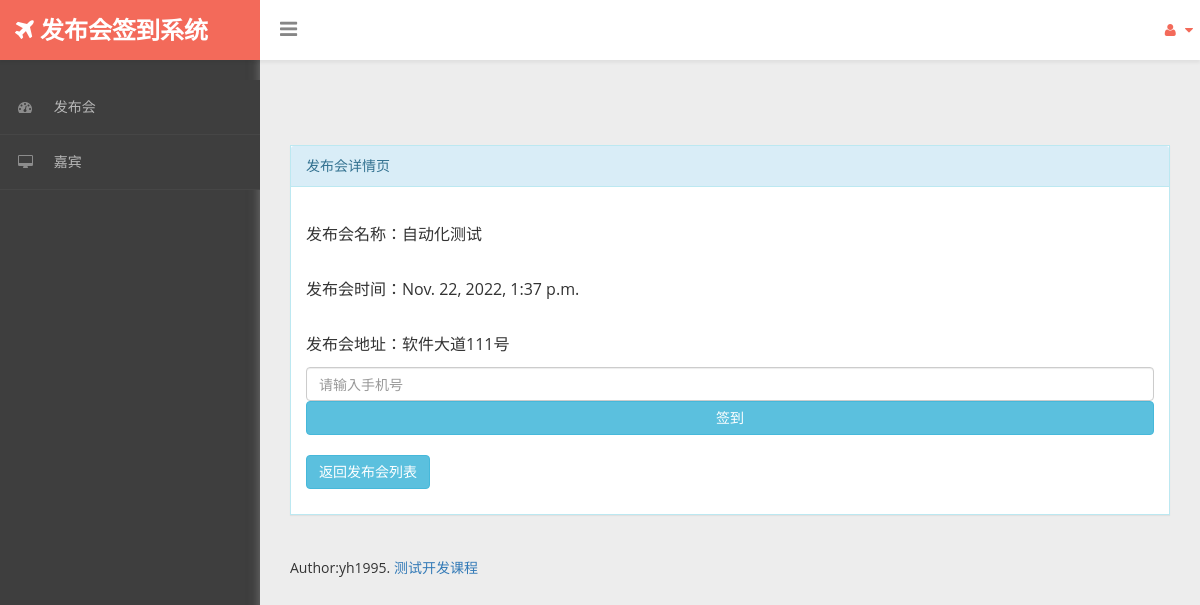
/sgin/events/detail/1, run on the app's committed database.
### sgin/models.py (models this page shows, shortened)
class Event(models.Model):
    id=models.IntegerField(unique=True,primary_key=True)
    name=models.CharField(max_length=256,null=False)
    address=models.CharField(max_length=256,null=False)
    limits=models.IntegerField(default=100)
    status=models.BooleanField(default=True)
    startTime=models.DateTimeField(null=True)
    createTime=models.DateTimeField(null=True,auto_now_add=True) # auto_now_add����ʱ���뵱ǰʱ�䣬�̶�������
    updateTime=models.DateTimeField(null=True,auto_now=True)  # auto_now��ÿ���޸�model�������

### sgin/views.py (the view)
# urls.py: path('events/detail/<int:event_id>',views.event_detail),
def event_detail(request,event_id):
    try:
        event=Event.objects.get(id=event_id)
    except:
        event=''
    return render(request,'event_detail.html',{'event':event})

### sgin/templates/event_detail.html (shortened to what this page needs)
{% extends 'base.html' %}
{% block content%}
  <div class="panel panel-info">
    <div class="panel-heading"> 发布会详情页 </div>
    <div class="panel-body">
      <p>发布会名称：{{ event.name }}</p>
      <p>发布会时间：{{ event.createTime }}</p>
      <p>发布会地址：{{ event.address }}</p>
      <form class="form-horizontal" action="/sgin/do_sgin/{{ event.id }}" method="post" enctype="application/x-www-form-urlencoded">
        <input type="text" class="form-control" placeholder="请输入手机号" name="phone">
        <button type="submit" class="btn btn-block btn-info" >签到</button>
      </form>
      <p><a href="/sgin/events" class="btn btn-info">返回发布会列表</a></p>
    </div>
  </div>
{% endblock %}

### sgin/static/assets/css/custom-styles.css (style rules this page uses)
body { font-family: 'Open Sans', sans-serif; background: #3E3E3E; }
p { font-size:16px; line-height:25px; padding-top:20px; }
.panel { border-radius:0px; }
.panel-heading { border-bottom: 1px solid transparent; border-top-left-radius: 3px; border-top-right-radius: 3px; }

### data on the page
Event: name "自动化测试", createTime "Nov. 22, 2022, 1:37 p.m.", address "软件大道111号"
